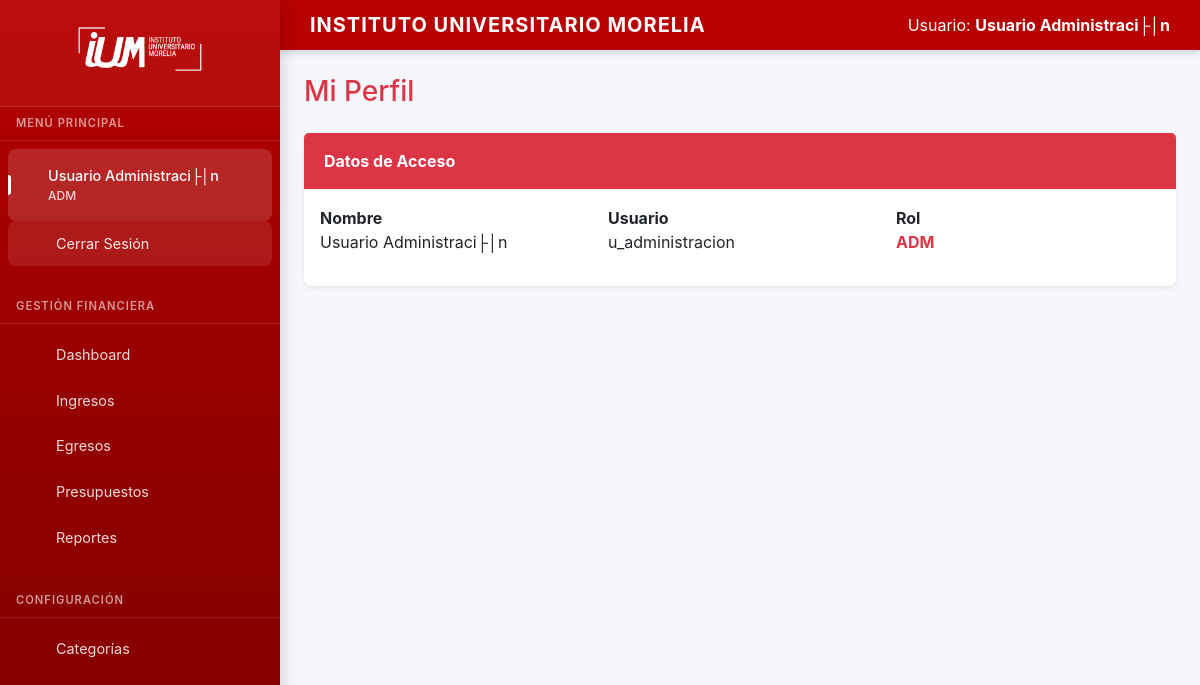
The page / (signed in) on the database its author committed.
### tables this page shows
CREATE TABLE `usuarios` (
  `id_user` int(11) NOT NULL AUTO_INCREMENT,
  `nombre` varchar(255) NOT NULL,
  `username` varchar(100) NOT NULL,
  `password` varchar(255) NOT NULL,
  `rol` enum('ADM','COB','REC','SU') NOT NULL,
  PRIMARY KEY (`id_user`),
  UNIQUE KEY `username` (`username`)
);

### src/Auth/Models/UserModel.php (called while the page is built, shortened)
<?php
class UserModel {
    private $db;
    public function __construct($dbConnection) {
        $this->db = $dbConnection;
    }
    public function getAllUsers() {
        $query = "SELECT id_user as id, nombre, username, rol FROM usuarios WHERE rol <> 'SU' ORDER BY nombre ASC";
        $result = $this->db->query($query);
        if ($result) {
            return $result->fetch_all(MYSQLI_ASSOC);
        } else {
            error_log("Error al obtener todos los usuarios: " . $this->db->error);
            return [];
        }
    }
}
?>

### shared/Helpers/helpers.php (called while the page is built, shortened)
<?php
if (!function_exists('currentUserRole')) {
    function currentUserRole(): ?string {
        return $_SESSION['user_rol'] ?? null;
    }
}
$ROLE_MODULES = [
    'SU'  => ['dashboard','profile','egresos','ingresos','categorias','presupuestos','auditoria','reportes'],
    'ADM' => ['dashboard','profile','egresos','ingresos','categorias','presupuestos','reportes'],
    'COB' => ['dashboard','profile','ingresos','egresos','categorias','presupuestos','reportes'],
    'REC' => ['dashboard','profile','egresos','ingresos','categorias','presupuestos','auditoria','reportes']
];
if (!function_exists('roleCanViewModule')) {
    function roleCanViewModule(string $module): bool {
        global $ROLE_MODULES;
        $rol = currentUserRole();
        return in_array($module, $ROLE_MODULES[$rol] ?? []);
    }
}
?>

### shared/Views/layout.php (the view, shortened to what this page needs)
<?php
$currentUser = [
    'id' => $_SESSION['user_id'],
    'nombre' => $_SESSION['user_nombre'],
    'username' => $_SESSION['user_username'],
    'rol' => $_SESSION['user_rol']
];
?>
<!DOCTYPE html>
<html lang="es">
<head>
    <link href="https://cdn.jsdelivr.net/npm/bootstrap@5.3.3/dist/css/bootstrap.min.css" rel="stylesheet">
</head>
<body>
    <div id="sidebar">
        <div class="logo-container" id="logoContainer" style="cursor: pointer;">
            <img src="public/logo ium blanco.png" alt="Logo IUM" class="sidebar-logo">
        </div>
        <div class="sidebar-section">
            <div class="sidebar-section-title">
                <span>MENÚ PRINCIPAL</span>
            </div>
            <ul class="nav flex-column sidebar-nav">
                <?php $activeModule = $activeModule ?? ''; ?>
                <li class="nav-item">
                    <a class="nav-link <?php echo $activeModule === 'profile' ? 'active' : ''; ?>" href="<?php echo BASE_URL; ?>index.php?controller=user&action=profile">
                        <div class="user-avatar" style="display: inline-block; margin-right: 12px;">
                        </div>
                        <div style="display: inline-block; vertical-align: middle;">
                            <div style="font-weight: 500; font-size: 0.9rem;"><?php echo htmlspecialchars($currentUser['nombre']); ?></div>
                            <div style="font-size: 0.75rem; opacity: 0.8;"><?php echo htmlspecialchars($currentUser['rol']); ?></div>
                        </div>
                    </a>
                </li>
                <li class="nav-item">
                    <a class="nav-link" href="<?php echo BASE_URL; ?>index.php?controller=auth&action=logout" style="color: rgba(255, 255, 255, 0.9); background: rgba(255, 255, 255, 0.1);">
                        <span>Cerrar Sesión</span>
                    </a>
                </li>
            </ul>
        </div>
        <div class="sidebar-section">
            <div class="sidebar-section-title">
                <span>GESTIÓN FINANCIERA</span>
            </div>
            <ul class="nav flex-column sidebar-nav">
                <?php if (roleCanViewModule('dashboard')): ?>
                    <li class="nav-item">
                        <a class="nav-link <?php echo $activeModule === 'dashboard' ? 'active' : ''; ?>" href="<?php echo BASE_URL; ?>index.php?controller=dashboard&action=index">
                            <span>Dashboard</span>
                        </a>
                    </li>
                <?php endif; ?>
                <?php if (roleCanViewModule('ingresos')): ?>
                    <li class="nav-item">
                        <a class="nav-link <?php echo $activeModule === 'ingresos' ? 'active' : ''; ?>" href="<?php echo BASE_URL; ?>index.php?controller=ingreso&action=index">
                            <span>Ingresos</span>
                        </a>
                    </li>
                <?php endif; ?>
                <?php if (roleCanViewModule('egresos')): ?>
                    <li class="nav-item">
                        <a class="nav-link <?php echo $activeModule === 'egresos' ? 'active' : ''; ?>" href="<?php echo BASE_URL; ?>index.php?controller=egreso&action=index">
                            <span>Egresos</span>
                        </a>
                    </li>
                <?php endif; ?>
                <?php if (roleCanViewModule('presupuestos')): ?>
                    <li class="nav-item">
                        <a class="nav-link <?php echo $activeModule === 'presupuestos' ? 'active' : ''; ?>" href="<?php echo BASE_URL; ?>index.php?controller=presupuesto&action=index">
                            <span>Presupuestos</span>
                        </a>
                    </li>
                <?php endif; ?>
                <?php if (roleCanViewModule('ingresos') || roleCanViewModule('egresos')): ?>
                    <li class="nav-item">
                        <a class="nav-link <?php echo $activeModule === 'reportes' ? 'active' : ''; ?>" href="<?php echo BASE_URL; ?>index.php?controller=reporte&action=index">
                            <span>Reportes</span>
                        </a>
                    </li>
                <?php endif; ?>
            </ul>
        </div>
        <div class="sidebar-section">
            <div class="sidebar-section-title">
                <span>CONFIGURACIÓN</span>
            </div>
            <ul class="nav flex-column sidebar-nav">
                <?php if (roleCanViewModule('categorias')): ?>
                    <li class="nav-item">
                        <a class="nav-link <?php echo $activeModule === 'categorias' ? 'active' : ''; ?>" href="<?php echo BASE_URL; ?>index.php?controller=categoria&action=index">
                            <span>Categorías</span>
                        </a>
                    </li>
                <?php endif; ?>
            </ul>
        </div>
    </div>
    <div id="main-content">
        <header class="top-header d-flex align-items-center">
            <span class="me-auto fw-bold" style="font-size:1.25rem; letter-spacing:1px;">INSTITUTO UNIVERSITARIO MORELIA</span>
            <div class="user-info-header">
                <div class="d-none d-md-block">
                    <span class="fs-6 fw-normal">Usuario: <strong><?php echo htmlspecialchars($currentUser['nombre']); ?></strong></span>
                </div>
            </div>
        </header>
        <main id="view-container" class="p-4">
            <?php
            if (isset($content)) { echo $content; }
            else { echo '<div class="alert alert-danger">Error: Contenido de la vista no encontrado.</div>'; }
            ?>
        </main>
    </div>
</body>
</html>

### src/Auth/Views/profile.php (shortened to what this page needs)
<h3 class="text-danger mb-4"><?php echo htmlspecialchars($pageTitle); ?></h3>
<div class="card shadow-sm mb-5">
    <div class="card-header bg-danger text-white">
        Datos de Acceso
    </div>
    <div class="card-body">
        <div class="row">
            <div class="col-12 col-md-4">
                <label class="fw-bold">Nombre</label>
                <p><?php echo htmlspecialchars($currentUser['nombre']); ?></p>
            </div>
            <div class="col-12 col-md-4">
                <label class="fw-bold">Usuario</label>
                <p><?php echo htmlspecialchars($currentUser['username']); ?></p>
            </div>
            <div class="col-12 col-md-4">
                <label class="fw-bold">Rol</label>
                <p class="text-danger fw-bold"><?php echo htmlspecialchars($currentUser['rol']); ?></p>
            </div>
        </div>
    </div>
</div>

### shared/Views/layout.php (style rules this page uses)
:root { --c-primario: #B80000; --c-primario-hover: #9A0000; --c-fondo: #f4f6f9; --c-blanco: #ffffff; --c-texto-principal: #343a40; --c-texto-secundario: #6c757d; --sombra-suave: 0 4px 6px -1px rgba(0, 0, 0, 0.1), 0 2px 4px -2px rgba(0, 0, 0, 0.1); }
body { background-color: var(--c-fondo); font-family: -apple-system, BlinkMacSystemFont, "Segoe UI", Roboto, "Helvetica Neue", Arial, sans-serif; }
#sidebar { width: 280px; height: 100vh; position: fixed; background: linear-gradient(180deg, #B80000 0%, #950000 50%, #800000 100%); padding: 0; z-index: 1000; box-shadow: 2px 0 15px rgba(0,0,0,0.15); display: flex; flex-direction: column; transition: transform 0.25s ease-in-out, left 0.25s ease-in-out; overflow-y: auto; }
#sidebar .logo-container { padding: 1.5rem 1rem; text-align: center; border-bottom: 1px solid rgba(255, 255, 255, 0.15); background: rgba(255, 255, 255, 0.05); }
#sidebar .sidebar-logo { max-height: 50px; width: auto; margin-bottom: 8px; filter: brightness(1.1); }
#sidebar .sidebar-section { margin-bottom: 1.5rem; }
#sidebar .sidebar-section-title { padding: 0.5rem 1rem; color: rgba(255, 255, 255, 0.6); font-size: 0.7rem; font-weight: 600; letter-spacing: 1px; text-transform: uppercase; border-bottom: 1px solid rgba(255, 255, 255, 0.1); margin-bottom: 0.5rem; }
#sidebar .sidebar-nav { padding: 0; }
#sidebar .nav-link { color: rgba(255, 255, 255, 0.85); padding: 0.75rem 1rem; margin: 0 0.5rem; border-radius: 8px; transition: all 0.3s ease; font-size: 0.9rem; cursor: pointer; display: flex; align-items: center; text-decoration: none; position: relative; }
#sidebar .nav-link span { flex: 1; }
#sidebar .nav-link.active { background: rgba(255, 255, 255, 0.15); color: white; font-weight: 500; }
#sidebar .nav-link.active::before { content: ''; position: absolute; left: 0; top: 50%; transform: translateY(-50%); width: 3px; height: 20px; background: white; border-radius: 0 3px 3px 0; }
#sidebar .nav-link .user-avatar { color: rgba(255, 255, 255, 0.9); }
#main-content { margin-left: 280px; width: calc(100% - 280px); transition: margin-left 0.25s ease-in-out; }
.top-header { background-color: var(--c-primario); color: white; padding: 10px 30px; font-size: 1.1rem; border-bottom: 1px solid #dee2e6; box-shadow: var(--sombra-suave); position: sticky; top: 0; z-index: 999; display: flex; justify-content: space-between; align-items: center; gap: 1rem; }
.user-info-header { flex-shrink: 0; }
#view-container { padding: 30px; }
.card { border: none; border-radius: 8px; box-shadow: var(--sombra-suave); margin-bottom: 1.5rem; }
.card-header { background-color: var(--c-blanco); font-weight: bold; border-bottom: 1px solid #f0f0f0; padding: 1rem 1.25rem; }

### rows shown on the page
usuarios: nombre "Usuario Administraci├│n", rol "ADM", username "u_administracion"

### other values the page prints
$pageTitle "Mi Perfil"
